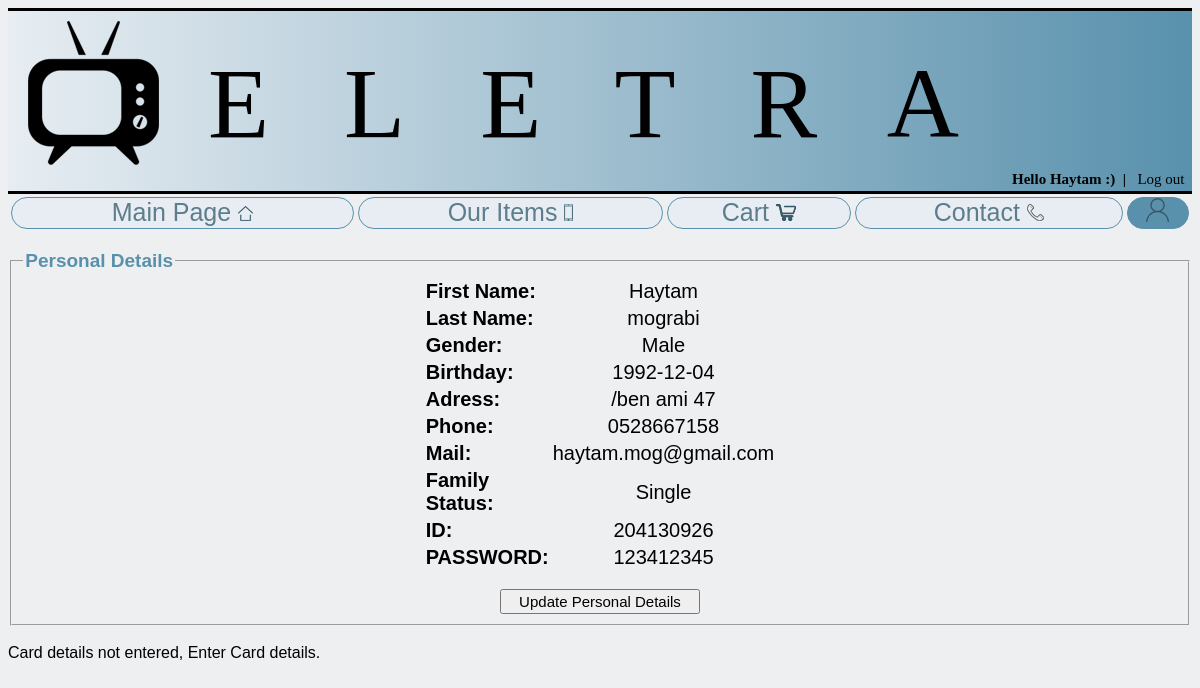
Page /USERSETTINGS.php (signed in) on the committed database.
### tables this page shows
CREATE TABLE IF NOT EXISTS `user_details` (
  `NUM_OF_USER` int(11) NOT NULL AUTO_INCREMENT,
  `FIRST_NAME` varchar(10) NOT NULL,
  `FAMILY_NAME` varchar(12) NOT NULL,
  `GENDER` varchar(10) NOT NULL,
  `BIRTHDAY` date NOT NULL,
  `ADDRESS` varchar(25) NOT NULL,
  `PHONE` varchar(10) NOT NULL,
  `MAIL` varchar(40) NOT NULL,
  `FAMILY_STATUS` varchar(12) NOT NULL,
  `USER_ID` varchar(9) NOT NULL,
  `PASSWORD` varchar(30) NOT NULL,
  `QUESTION` varchar(15) NOT NULL,
  `ADMIN` int(11) NOT NULL DEFAULT '0',
  PRIMARY KEY (`NUM_OF_USER`),
  UNIQUE KEY `ID` (`USER_ID`) USING BTREE
);

### USERSETTINGS.php (the view, shortened to what this page needs)
<?php
	$connection = mysqli_connect('localhost', 'root', '') or die("ERROR: CONNECTION NOT FOUND!");
	$query = "select * from USER_DETAILS WHERE USER_ID = ".$_SESSION['userIn'];
	$result = mysqli_query($connection, $query);
	$idInf = mysqli_fetch_array($result);
	$query = "select * from USER_CARD WHERE USER_ID = ".$_SESSION['userIn'];
	$result = mysqli_query($connection, $query);
	$cardInf = mysqli_fetch_array($result);
?>
<html>
<head>
</head>
<body style="background-color:#edeff0; font-family:arial;" dir="ltr">
<div class="line"></div>
<div id="banner">
	<div id="logo"></div>
	<div id="bannerTitle">E&nbsp;&nbsp;	 L&nbsp;&nbsp;   E&nbsp;&nbsp;   T&nbsp;&nbsp;   R&nbsp;&nbsp;   A</div>
	<div style="text-align:right; padding-top: 160px; font-family: Gisha; font-size:15px;">
		<span style="font-weight:700;">Hello <?php echo $idInf['FIRST_NAME']?>&nbsp;:)&nbsp;&nbsp;|&nbsp;&nbsp;</span>
		<a href="LOGOUT.php">Log out &nbsp;</a>
	</div>
</div>
<div class="line"></div>
<?php include('menubar.php');?>
<br>
<fieldset style="font-size:15px;">
<legend style="color:#5991ad; font-size:19px;"><B>Personal Details</B></legend>
<table align="center" style="font-size:20; width:30%;">
	<tr>
		<td><b>First Name: </b></td> <td class="Style1"><?php echo $idInf['FIRST_NAME'];?></td>
	</tr>
	<tr>
		<td><b>Last Name: </b></td> <td class="Style1"><?php echo $idInf['FAMILY_NAME'];?></td>
	</tr>
	<tr>
		<td><b>Gender: </b></td> <td class="Style1"><?php echo $idInf['GENDER'];?></td>
	</tr>
	<tr>
		<td><b>Birthday: </b></td> <td class="Style1"><?php echo $idInf['BIRTHDAY'];?></td>
	</tr>
	<tr>
		<td><b>Adress: </b></td> <td class="Style1"><?php echo $idInf['ADDRESS'];?></td>
	</tr>
	<tr>
		<td><b>Phone: </b></td> <td class="Style1"><?php echo $idInf['PHONE'];?></td>
	</tr>
	<tr>
		<td><b>Mail: </b></td> <td class="Style1"><?php echo $idInf['MAIL'];?></td>
	</tr>
	<tr>
		<td><b>Family Status: </b></td> <td class="Style1"><?php echo $idInf['FAMILY_STATUS'];?></td>
	</tr>
	<tr>
		<td><b>ID: </b></td> <td class="Style1"><?php echo $idInf['USER_ID'];?></td>
	</tr>
	<tr>
		<td><b>PASSWORD: </b></td> <td class="Style1"><?php echo $idInf['PASSWORD'];?></td>
	</tr>
	</table>
	<center>
	<a href="UPDATE-DETAILS/UPDATE-PERSONAL.php"> <input type="button" value="Update Personal Details" style="width:200; height: 25px; font-size:15px;"> </a>
	</center>
	</fieldset>
	<?php
		if($cardInf['USER_ID'] != ""){
			echo "<fieldset style='font-size:15px;'>";
			echo "<legend style='color:#5991ad; font-size:19px;'><B>Card Details</B></legend>";
			echo "<table align='center' style='font-size:20; width:30%;'>";
				echo "<tr>";
					echo "<td><b> Card Number:</b>"."</td>";
					echo "<td class='Style1'>". $cardInf['CARD_NUMBER']."</td>";
				echo "</tr>";
				echo "<tr>";
					echo "<td><b> Expiry Date:</b>"."</td>";
					echo "<td class='Style1'>".$cardInf['EXPIRY_DATE']."</td>";
				echo "</tr>";
				echo "<tr>";
					echo "<td><b> CIV:</b>"."</td>";
					echo "<td class='Style1'>".$cardInf['CIV']."</td>";
				echo "</tr>";
				echo "<tr>";
					echo "<td><b> Owner ID:</b>"."</td>";
					echo "<td class='Style1'>".$cardInf['OWNER_ID']."</td>";
				echo "</tr>";
			echo "</table>";
			echo "<center>";
			echo "</br>";
			echo "<a href='UPDATE-DETAILS/UPDATE-CARD.php'><input type='button' value='Update Credit Crad Details' style='width:200; height: 25px; font-size:15px;'> </a>";
			echo "</center>";
			echo "</fieldset>";
	}else{
		echo "<br>";
		echo "Card details not entered, <a href='UPDATE-DETAILS/UPDATE-CARD.php'>Enter Card details</a>.";
		echo "<br><br>";
	}
	?>
</body>
</html>

### USERSETTINGS.php (style rules this page uses)
#banner { background: linear-gradient(90deg,#e7edf2 ,#5991ad ); height:180px; }
#logo { background-image: url("images/logo.png"); width:131px; height:144px; position:absolute; margin-left:20px; margin-top:10px; }
#bannerTitle { font-size:100px; font-family:gisha; position:absolute; margin-left:200px; margin-top:35px; }
.line { height:3px; background-color:black; }
a:link, a:visited, a:active { text-decoration:none; color:black; }
td.Style1 { text-align:center; width:150px; }

### rows in the picture
user_details: FIRST_NAME "Haytam", FAMILY_NAME "mograbi", GENDER "Male", BIRTHDAY "1992-12-04", ADDRESS "/ben ami 47", PHONE "0528667158", MAIL "haytam.mog@gmail.com", FAMILY_STATUS "Single", USER_ID "204130926", PASSWORD "123412345"
